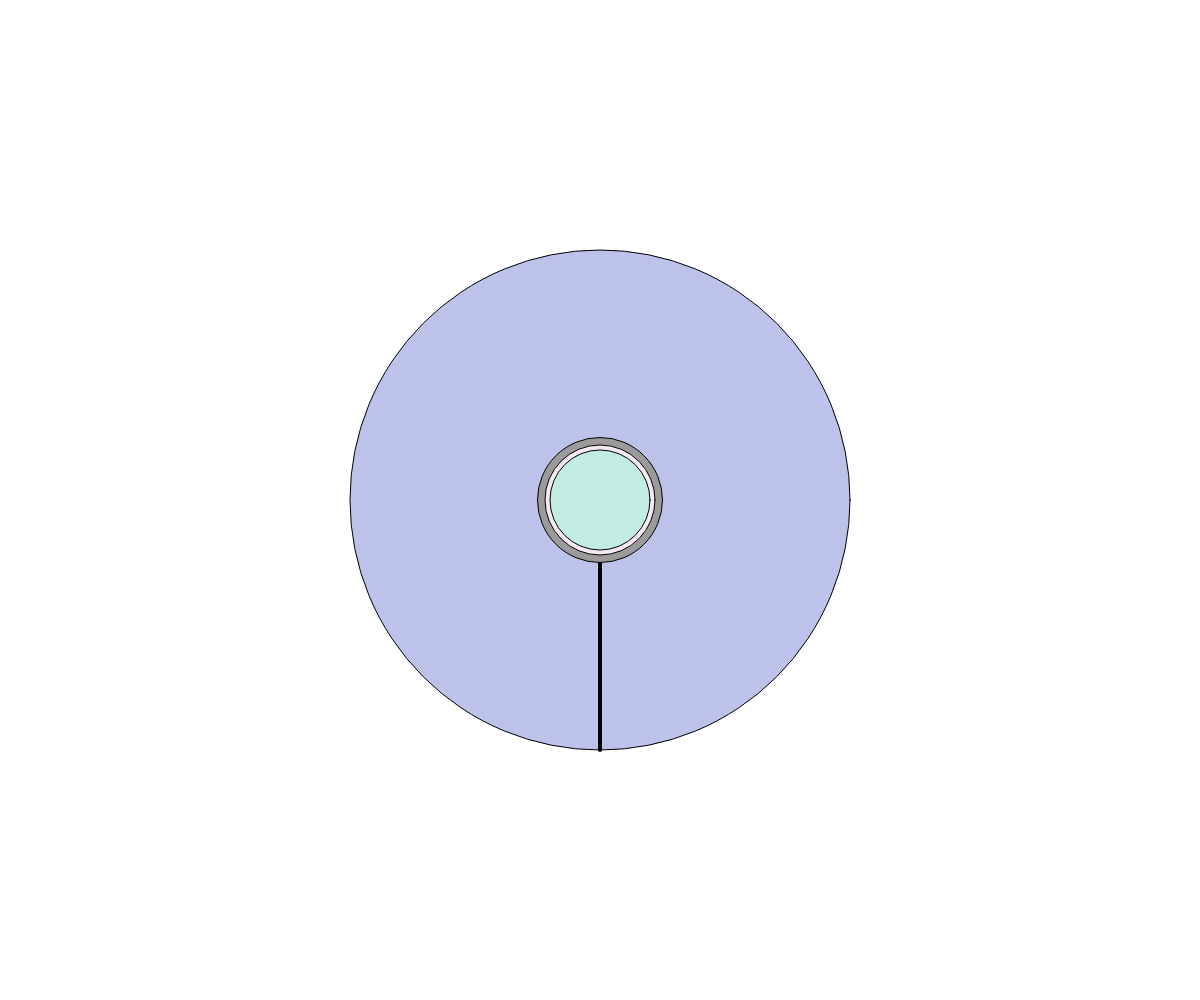
Frame 1 (no input)
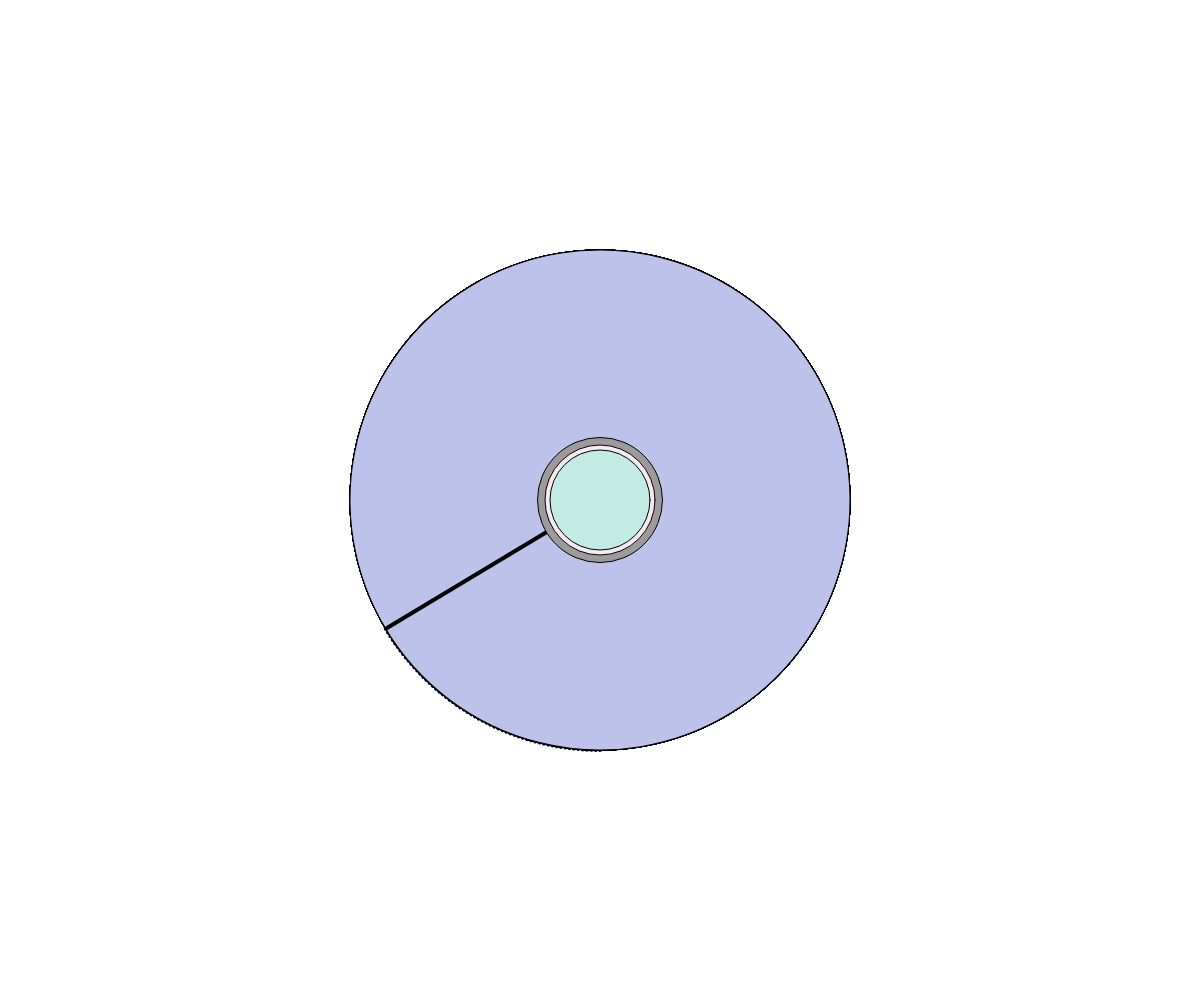
Frame 60 (no input)
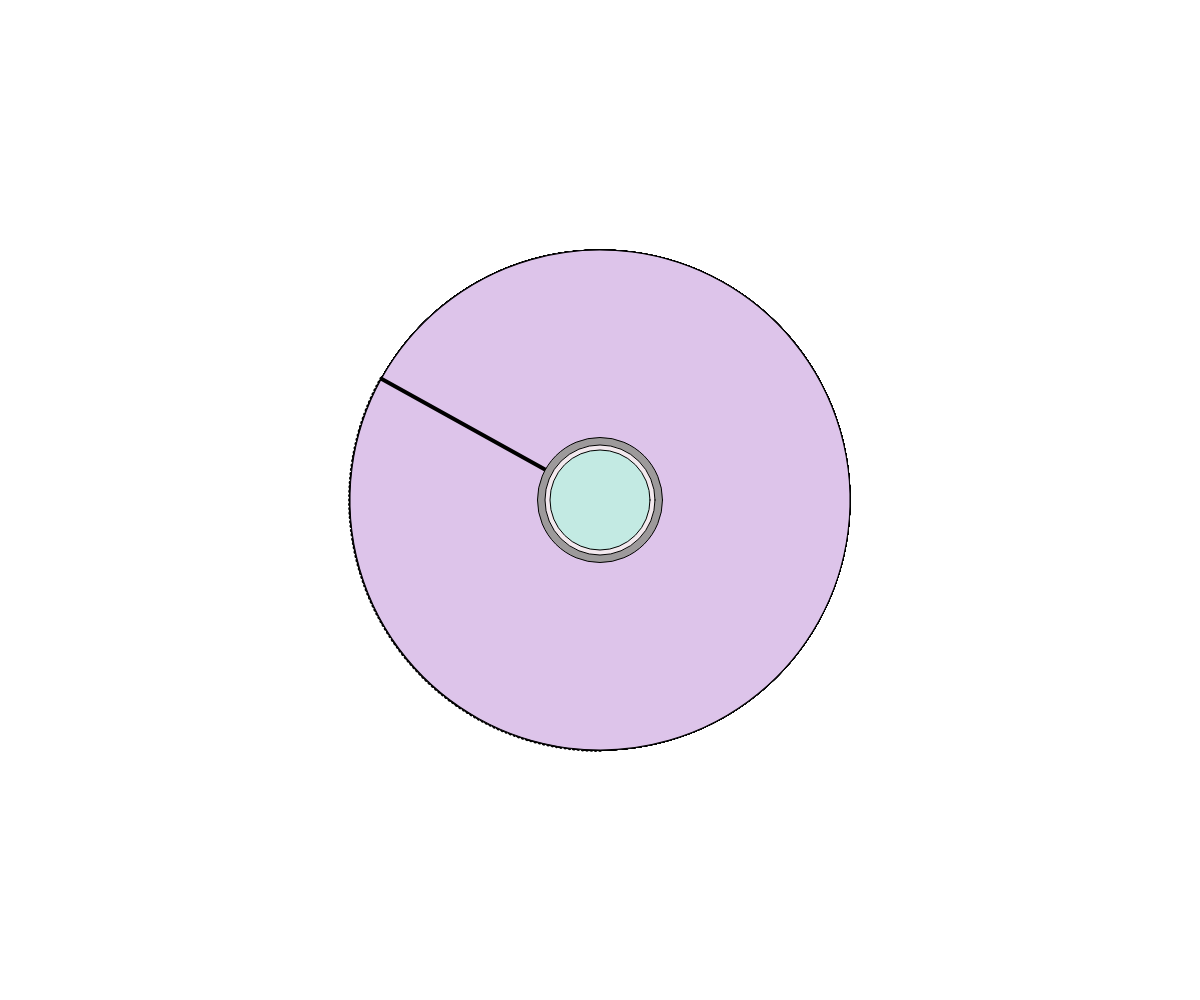
Frame 120 (the mouse pressed at the canvas centre since frame 60)

The p5.js sketch that drew these frames (run headless with seeded random() and noise() and a simulated clock; from frame 60 on, the mouse is pressed at the canvas centre):

// p5.js sketch
// ── sketch.js
let angle = 0;
let r;
let b;
function setup() {
	createCanvas(windowWidth, windowHeight);
	angleMode(DEGREES);
  r = color('#BDC2EA');
  b = color('#FCC7E9');

}
function draw(){
  let t = map(mouseX,0,width,0,1.0);
  let c = lerpColor(r,b,t);
	fill('#9D9A9B');
	push();
	translate(windowWidth/2, windowHeight/2);
	rotate(angle);
	fill(c);
	strokeWeight(1);
	circle(0, 0, 500);
	stroke('black');
	strokeWeight(4);
  line(0, 0, 0, 250);
  pop();
	circle(windowWidth/2, windowHeight/2, 125)
	fill('#F3E9EE');
	circle(windowWidth/2, windowHeight/2, 110);
	fill('#C3EAE3');
	circle(windowWidth/2, windowHeight/2, 100);
  angle = angle +1;

	}

// ── script.js
let randomaudio = document.getElementById('musicc')
let song2 = document.getElementById('musicc2')
function songplay(){
randomaudio.play()
song2.pause()
document.getElementById('ment1').style.display = "none"
document.getElementById('ment2').style.display = "block"
document.getElementById('ment3').style.display = "block"
document.getElementById('ment4').style.display = "none"
//document.getElementById('circ1').style.display = "none"
//document.getElementById('circ2').style.display = "none"
//document.getElementById('circ3').style.display = "none"
//document.getElementById('circ4').style.display = "none"
//document.getElementById('line').style.display = "none"

}
function song2play(){
randomaudio.pause()
song2.play()
document.getElementById('ment5').style.display = "block"
document.getElementById('ment2').style.display = "none"
document.getElementById('ment3').style.display = "none"
document.getElementById('ment4').style.display = "block"

}

// ── style.css
body {
  background-color: #C3EAE3;
}
p {
  text-align: center;
  text-transform: uppercase;
  font-size: 14px;
  font-weight: bolds;
  font-family: "Times New Roman";
}
#ment2{
  display: none;
}
#ment3{
  display:none;
}
#ment4{
  display:none;
}
#ment5{
  display: none;
}
#img1{
  margin-left: auto;
  display:none;
  width: 200px;
  height: 200px;
}
#img2{
  display:none;
  margin-left: auto;
  width: 200px;
  height: 200px;
  }
